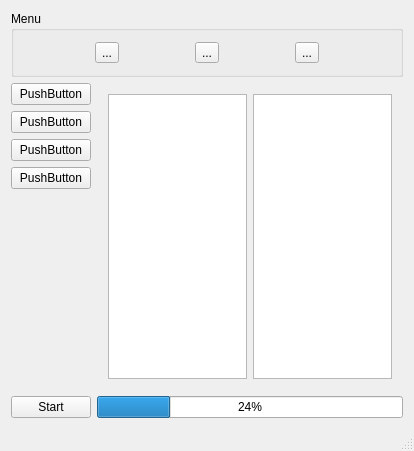
<?xml version="1.0" encoding="UTF-8"?>
<ui version="4.0">
 <class>MainWindow</class>
 <widget class="QMainWindow" name="MainWindow">
  <property name="geometry">
   <rect>
    <x>0</x>
    <y>0</y>
    <width>414</width>
    <height>451</height>
   </rect>
  </property>
  <property name="windowTitle">
   <string>MainWindow</string>
  </property>
  <widget class="QWidget" name="centralWidget">
   <layout class="QVBoxLayout" name="verticalLayout_2">
    <item>
     <widget class="QGroupBox" name="groupBox">
      <property name="title">
       <string>Menu</string>
      </property>
      <layout class="QHBoxLayout" name="horizontalLayout">
       <item>
        <widget class="QToolButton" name="toolButton">
         <property name="text">
          <string>...</string>
         </property>
        </widget>
       </item>
       <item>
        <widget class="QToolButton" name="toolButton_2">
         <property name="text">
          <string>...</string>
         </property>
        </widget>
       </item>
       <item>
        <widget class="QToolButton" name="toolButton_3">
         <property name="text">
          <string>...</string>
         </property>
        </widget>
       </item>
      </layout>
     </widget>
    </item>
    <item>
     <layout class="QHBoxLayout" name="horizontalLayout_4">
      <item>
       <layout class="QVBoxLayout" name="verticalLayout">
        <item>
         <widget class="QPushButton" name="pushButton_2">
          <property name="text">
           <string>PushButton</string>
          </property>
         </widget>
        </item>
        <item>
         <widget class="QPushButton" name="pushButton_3">
          <property name="text">
           <string>PushButton</string>
          </property>
         </widget>
        </item>
        <item>
         <widget class="QPushButton" name="pushButton_4">
          <property name="text">
           <string>PushButton</string>
          </property>
         </widget>
        </item>
        <item>
         <widget class="QPushButton" name="pushButton_5">
          <property name="text">
           <string>PushButton</string>
          </property>
         </widget>
        </item>
        <item>
         <spacer name="verticalSpacer">
          <property name="orientation">
           <enum>Qt::Vertical</enum>
          </property>
          <property name="sizeHint" stdset="0">
           <size>
            <width>20</width>
            <height>40</height>
           </size>
          </property>
         </spacer>
        </item>
       </layout>
      </item>
      <item>
       <widget class="QStackedWidget" name="stackedWidget">
        <property name="currentIndex">
         <number>0</number>
        </property>
        <widget class="QWidget" name="page">
         <layout class="QHBoxLayout" name="horizontalLayout_5">
          <item>
           <widget class="QTextBrowser" name="textBrowser"/>
          </item>
          <item>
           <widget class="QTextBrowser" name="textBrowser_2"/>
          </item>
         </layout>
        </widget>
        <widget class="QWidget" name="page_2">
         <layout class="QHBoxLayout" name="horizontalLayout_6">
          <item>
           <widget class="QTextBrowser" name="textBrowser_3"/>
          </item>
         </layout>
        </widget>
       </widget>
      </item>
     </layout>
    </item>
    <item>
     <layout class="QHBoxLayout" name="horizontalLayout_3">
      <item>
       <widget class="QPushButton" name="start">
        <property name="text">
         <string>Start</string>
        </property>
       </widget>
      </item>
      <item>
       <widget class="QProgressBar" name="progressBar">
        <property name="value">
         <number>24</number>
        </property>
       </widget>
      </item>
     </layout>
    </item>
   </layout>
  </widget>
  <widget class="QMenuBar" name="menuBar">
   <property name="geometry">
    <rect>
     <x>0</x>
     <y>0</y>
     <width>414</width>
     <height>21</height>
    </rect>
   </property>
  </widget>
  <widget class="QStatusBar" name="statusBar"/>
 </widget>
 <layoutdefault spacing="6" margin="11"/>
 <resources/>
 <connections/>
</ui>
